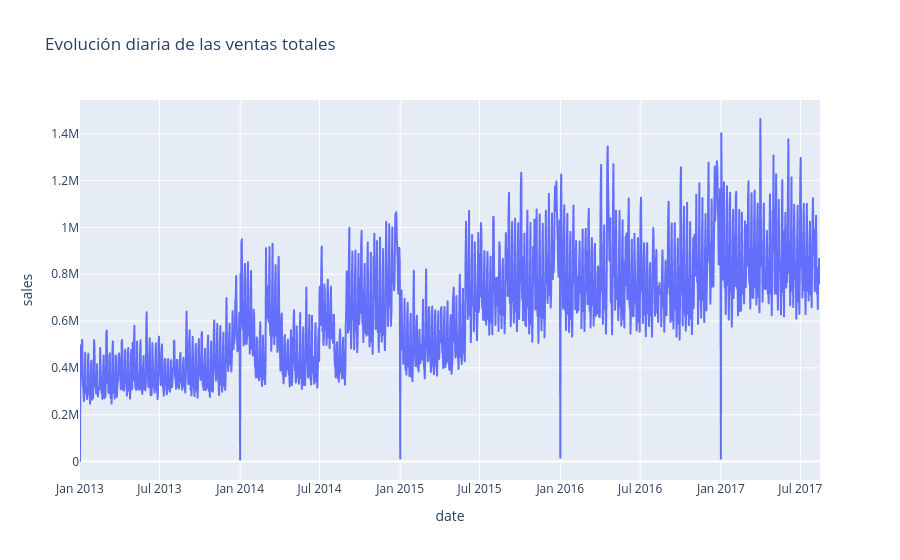

The notebook cell this image was saved under:
### Code cell
fig = px.line(
    sales_daily,
    x="date",
    y="sales",
    title="Evolución diaria de las ventas totales"
)

fig.show()

### Figure 1 — Plotly figure (JSON) as saved in the notebook; plotly's stock layout.template omitted (floating-point values rounded to 4 significant figures; data arrays with more than 128 entries replaced by an {"elided": "..."} marker saying what was removed)
{"data": [{"hovertemplate": "date=%{x}<br>sales=%{y}<extra></extra>", "legendgroup": "", "line": {"color": "#636efa", "dash": "solid"}, "marker": {"symbol": "circle"}, "mode": "lines", "name": "", "showlegend": false, "type": "scattergl", "x": {"elided": "1684 str values"}, "xaxis": "x", "y": {"elided": "1684 float values"}, "yaxis": "y"}], "layout": {"legend": {"tracegroupgap": 0}, "title": {"text": "Evolución diaria de las ventas totales"}, "xaxis": {"anchor": "y", "domain": [0, 1], "title": {"text": "date"}}, "yaxis": {"anchor": "x", "domain": [0, 1], "title": {"text": "sales"}}}}
